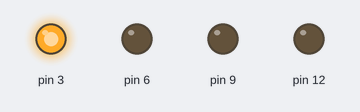
Simulated run of this sketch. Board: Arduino Uno, built with avr-gcc and run on an emulated ATmega328P. Shown: output pins drawn as LEDs (lit = HIGH).

Above: at 0.5 s.
At 1.5 s:
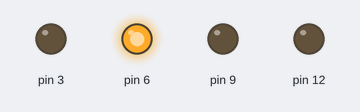
At 2.5 s:
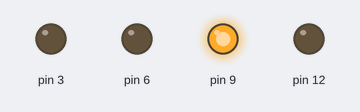
At 3.5 s:
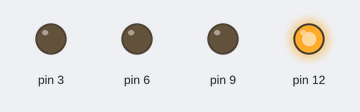
Timing chart, 0 to 5.2 s (numbered marks = the images above):
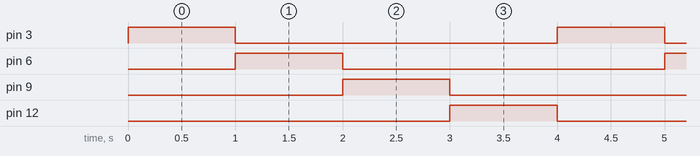

The sketch:

Ltika.ino
```cpp
void setup() {
  // put your setup code here, to run once:

  pinMode(3, OUTPUT); //デジタル13pinを使用
  pinMode(6, OUTPUT); //デジタル13pinを使用
  pinMode(9, OUTPUT); //デジタル13pinを使用
  pinMode(12, OUTPUT); //デジタル13pinを使用

}

void loop() {
  // put your main code here, to run repeatedly:

  digitalWrite(3, HIGH); //デジタル13pinの出力をON
  digitalWrite(6, LOW); //デジタル13pinの出力をOFF
  digitalWrite(9, LOW); //デジタル13pinの出力をOFF
  digitalWrite(12, LOW); //デジタル13pinの出力をOFF
  delay(1000); //1秒待つ

  digitalWrite(3, LOW); //デジタル13pinの出力をON
  digitalWrite(6, HIGH); //デジタル13pinの出力をOFF
  digitalWrite(9, LOW); //デジタル13pinの出力をOFF
  digitalWrite(12, LOW); //デジタル13pinの出力をOFF
  delay(1000); //1秒待つ


  digitalWrite(3, LOW); //デジタル13pinの出力をON
  digitalWrite(6, LOW); //デジタル13pinの出力をOFF
  digitalWrite(9, HIGH); //デジタル13pinの出力をOFF
  digitalWrite(12, LOW); //デジタル13pinの出力をOFF
  delay(1000); //1秒待つ

  digitalWrite(3, LOW); //デジタル13pinの出力をON
  digitalWrite(6, LOW); //デジタル13pinの出力をOFF
  digitalWrite(9, LOW); //デジタル13pinの出力をOFF
  digitalWrite(12, HIGH); //デジタル13pinの出力をOFF
  delay(1000); //1秒待つ


}
```

Measured:
- by itself, pin 3, pin 6, pin 9, pin 12: alternates HIGH for 1.0 s and LOW for 3.0 s
- by itself, everything shown: repeats every 4.0 s, in 4 steps
